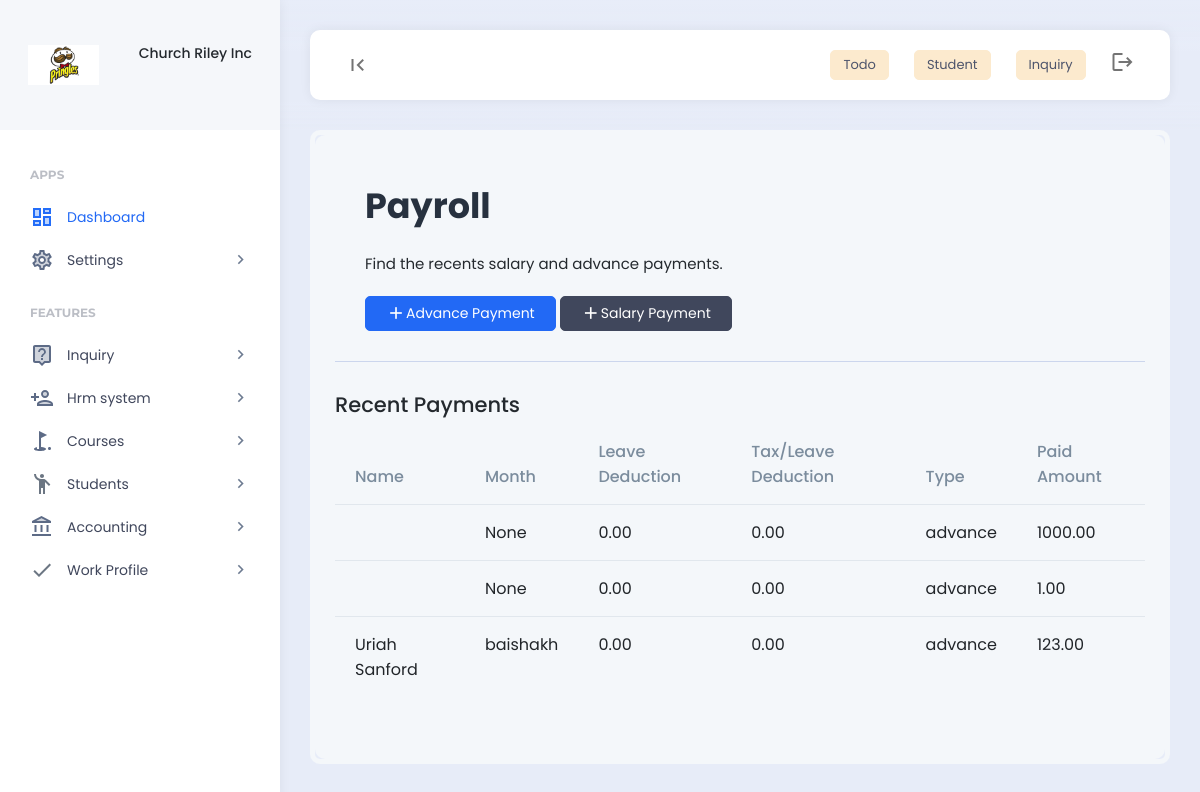
The app's page /payroll/ (signed in), older data.
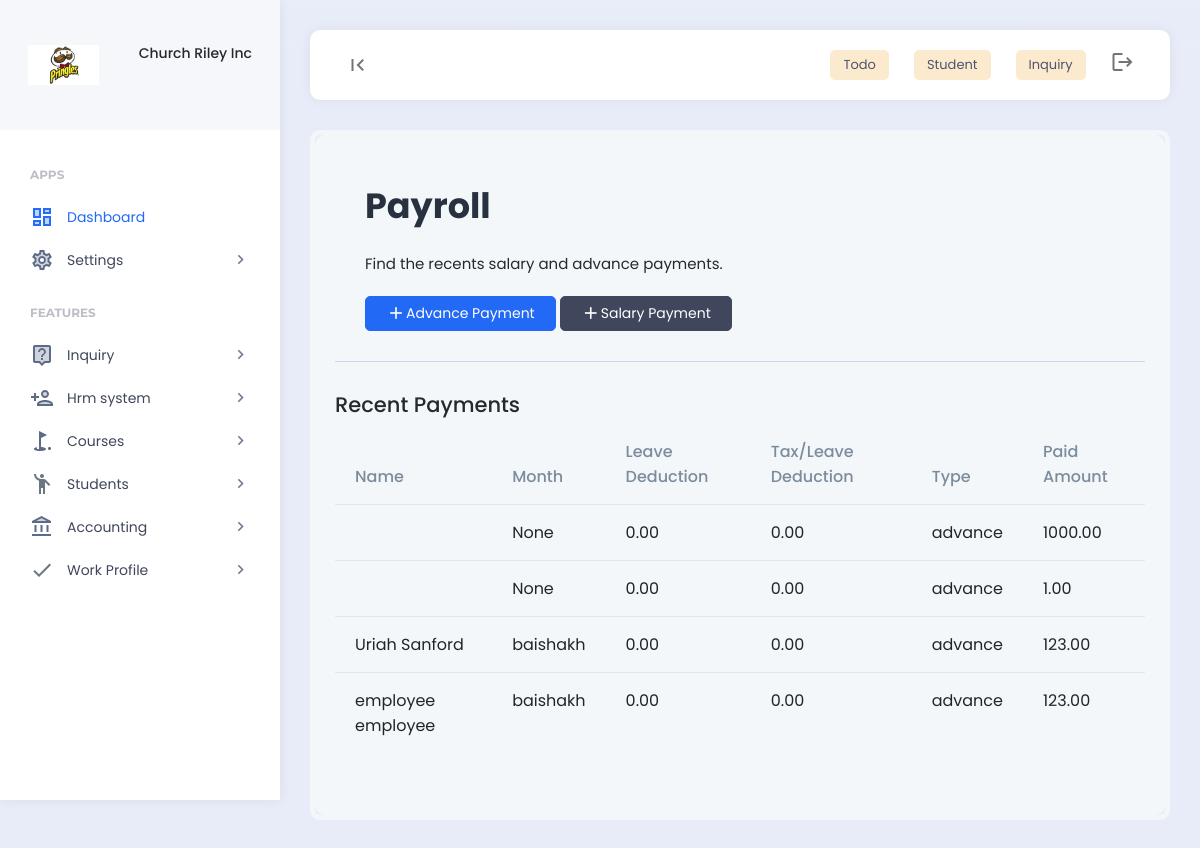
The same page, newer data.
### hrm/models.py (models this page shows, shortened)
class Salary(models.Model):
    employee = models.ForeignKey(Employee, on_delete=models.SET_NULL, null = True)
    month = models.ForeignKey(MonthSetup, on_delete=models.SET_NULL,null=True)
    leave_deduction = models.FloatField(max_length=255,null=True, blank=True)
    tax_deduction = models.FloatField(max_length=255,null=True, blank=True)
    company_deduction = models.FloatField(max_length=255,null=True, blank=True)
    paid_salary = models.FloatField(max_length=255,null=True, blank=True)
    type = models.CharField(max_length=255,null=True, blank=True, default='salary')
    created = models.DateField(auto_now_add=True)
    class Meta:
        verbose_name_plural = "03. Salary"

class Employee(models.Model):
    department = models.ForeignKey(Department, on_delete=models.SET_NULL,null=True)
    designation = models.ForeignKey(Designation, on_delete=models.SET_NULL,null=True)
    user = models.OneToOneField(User, on_delete=models.CASCADE)
    permission = models.ForeignKey(Permission,on_delete=models.SET_NULL,null=True, blank=True)
    code = models.CharField(max_length=100,null=True, blank=True)
    email = models.CharField(max_length=200,null=True, blank=True)
    contact = models.CharField(max_length=200,null=True, blank=True)
    address = models.CharField(max_length=200,null=True, blank=True)
    emp_salary = models.CharField(max_length=200,null=True, blank=True)
    emp_password = models.CharField(max_length=200,null=True, blank=True)
    date_joined = models.DateTimeField(null=True, blank=True)
    date_modified = models.DateTimeField(auto_now=True)
    created = models.DateTimeField(auto_now_add=True)
    class Meta:
        verbose_name_plural = "01. Employees"

class MonthSetup(models.Model):
    year = models.ForeignKey(YearSetup, on_delete=models.CASCADE)
    month = models.CharField(max_length=255)
    start_date = models.DateField()
    end_date = models.DateField()
    is_active = models.BooleanField(default = True)
    def __str__(self):
        return self.month
    class Meta:
        verbose_name_plural = "05. Month"

### hrm/views.py (the view)
# urls.py: path("payroll/", views.payroll, name="payroll"),
def payroll(request):
    if 'read_hrm' in custom_data_views(request):
        months = MonthSetup.objects.filter(is_active = True)
        current_datetime = date.today()
        date_object = current_datetime
        today_date = date_object.strftime('%Y-%m-%d')
        all_employees = Employee.objects.all()
        recent_salary = Salary.objects.all().order_by('created')
        context = {
            'months':months,
            'today_date':today_date,
            'all_employees':all_employees,
            'recent_salary':recent_salary,
        }
        return render(request,'hrm/payroll.html',context)
    else:
        messages.info(request, "Unauthorized access.")
        return redirect('home')

### templates/hrm/payroll.html (shortened to what this page needs)
{% include 'header.html' %}
<div class="app-content">
    <div class="content-wrapper">
        <div class="example-container">
            <div class="example-content bg-light">
                <div class="page-description d-flex align-items-center">
                    <div class="page-description-content flex-grow-1">
                        <h1>Payroll</h1>
                        <span>Find the recents salary and advance payments.</span>
                    </div>
                    <div class="page-description-actions">
                        {% if 'create_hrm' in permissions %}
                        <a href="" class="btn btn-primary" data-bs-toggle="modal" data-bs-target="#exampleModalCenterAdvance"><i class="material-icons">add</i>Advance Payment</a>
                        <a href="" class="btn btn-dark" data-bs-toggle="modal" data-bs-target="#exampleModalCenter"><i class="material-icons">add</i>Salary Payment</a>
                        {% endif %}
                    </div>
                </div>
                <h4>Recent Payments</h4>
                <div class="table-responsive">
                    <table class="table nowrap w-100 mb-5">
                        <thead>
                            <tr>
                                <th>Name</th>
                                <th>Month</th>
                                <th>Leave Deduction</th>
                                <th>Tax/Leave Deduction</th>
                                <th>Type</th>
                                <th>Paid Amount</th>
                            </tr>
                        </thead>
                        <tbody>
                            {% if recent_salary %}
                            {% for recent_salary in recent_salary %}
                            <tr>
                                <td>{{recent_salary.employee.user.first_name}} {{recent_salary.employee.user.last_name}}</td>
                                <td>{{recent_salary.month}}</td>
                                <td>{{recent_salary.leave_deduction|floatformat:2}}</td>
                                <td>{{recent_salary.tax_deduction|floatformat:2}}</td>
                                <td>{{recent_salary.type}}</td>
                                <td>{{recent_salary.paid_salary|floatformat:2}}</td>
                            </tr>
                            {% endfor %}
                            {% else %}
                            <tr>
                                <td style="text-align: center" colspan="7">No Recent Payments</td>
                            </tr>
                            {% endif %}
                        </tbody>
                    </table>
                </div>
            </div>
        </div>
    </div>
</div>
{% include 'footer.html' %}

Row changes from the older to the newer data that the page shows:
added Salary: employee.user.first_name "employee", employee.user.last_name "employee", month "baishakh", leave_deduction "0.00", tax_deduction "0.00", type "advance", paid_salary "123.00"
